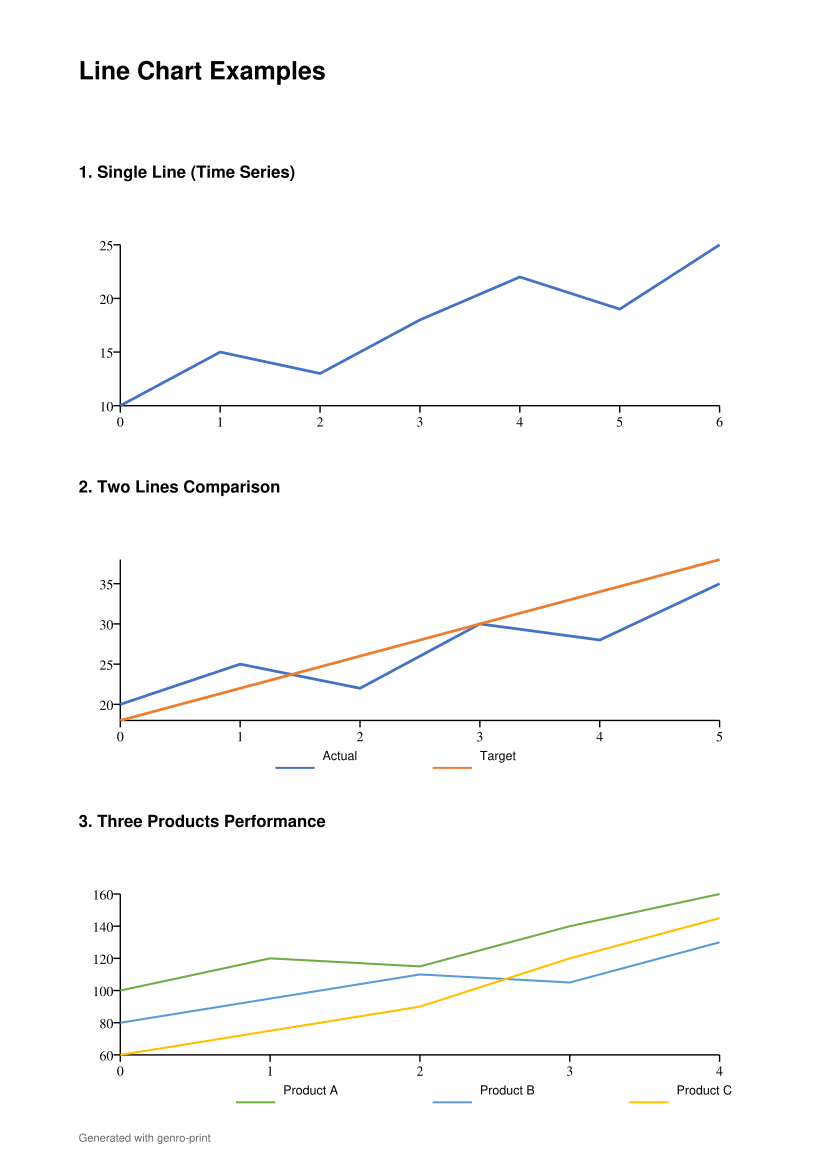

Write the Python code that produced this figure.
# Copyright 2025 Softwell S.r.l. - Licensed under Apache License 2.0
# See LICENSE file for details
"""Example: Line Charts in ReportLab Builder.

Demonstrates line charts (line plots) with:
- Single line
- Multiple lines
- Custom colors and stroke width
"""

from pathlib import Path

from genro_print.print_app import PrintApp


class LineChartDemo(PrintApp):
    """Demonstration of line chart element."""

    def recipe(self, root):
        doc = root.document(width=210.0, height=297.0)

        # Title
        doc.setfont(psfontname="Helvetica-Bold", size=18)
        doc.drawstring(x=20, y=20, text="Line Chart Examples")

        # --- Example 1: Single line ---
        doc.setfont(psfontname="Helvetica-Bold", size=12)
        doc.drawstring(x=20, y=45, text="1. Single Line (Time Series)")

        doc.line_chart(
            data=[
                [(0, 10), (1, 15), (2, 13), (3, 18), (4, 22), (5, 19), (6, 25)]
            ],
            x=20,
            y=55,
            width=170,
            height=55,
            colors=["#4472C4"],
            stroke_width=2,
        )

        # --- Example 2: Two lines comparison ---
        doc.setfont(psfontname="Helvetica-Bold", size=12)
        doc.drawstring(x=20, y=125, text="2. Two Lines Comparison")

        doc.line_chart(
            data=[
                [(0, 20), (1, 25), (2, 22), (3, 30), (4, 28), (5, 35)],  # Actual
                [(0, 18), (1, 22), (2, 26), (3, 30), (4, 34), (5, 38)],  # Target
            ],
            x=20,
            y=135,
            width=170,
            height=55,
            colors=["#4472C4", "#ED7D31"],
            stroke_width=2,
        )

        # Legend
        doc.setfont(psfontname="Helvetica", size=9)
        doc.setstrokecolor(color="#4472C4")
        doc.setlinewidth(width=0.5)
        doc.line(x1=70, y1=195, x2=80, y2=195)
        doc.setfillcolor(color="black")
        doc.drawstring(x=82, y=193, text="Actual")

        doc.setstrokecolor(color="#ED7D31")
        doc.line(x1=110, y1=195, x2=120, y2=195)
        doc.setfillcolor(color="black")
        doc.drawstring(x=122, y=193, text="Target")

        # --- Example 3: Three lines ---
        doc.setfont(psfontname="Helvetica-Bold", size=12)
        doc.drawstring(x=20, y=210, text="3. Three Products Performance")

        doc.line_chart(
            data=[
                [(0, 100), (1, 120), (2, 115), (3, 140), (4, 160)],  # Product A
                [(0, 80), (1, 95), (2, 110), (3, 105), (4, 130)],   # Product B
                [(0, 60), (1, 75), (2, 90), (3, 120), (4, 145)],    # Product C
            ],
            x=20,
            y=220,
            width=170,
            height=55,
            colors=["#70AD47", "#5B9BD5", "#FFC000"],
            stroke_width=1.5,
        )

        # Legend
        doc.setfont(psfontname="Helvetica", size=9)
        doc.setstrokecolor(color="#70AD47")
        doc.line(x1=60, y1=280, x2=70, y2=280)
        doc.setfillcolor(color="black")
        doc.drawstring(x=72, y=278, text="Product A")

        doc.setstrokecolor(color="#5B9BD5")
        doc.line(x1=110, y1=280, x2=120, y2=280)
        doc.drawstring(x=122, y=278, text="Product B")

        doc.setstrokecolor(color="#FFC000")
        doc.line(x1=160, y1=280, x2=170, y2=280)
        doc.drawstring(x=172, y=278, text="Product C")

        # Footer
        doc.setfont(psfontname="Helvetica", size=8)
        doc.setfillcolor(color="#666666")
        doc.drawstring(x=20, y=290, text="Generated with genro-print")


if __name__ == "__main__":
    report = LineChartDemo()
    output = Path(__file__).parent / "line_chart.pdf"
    report.save(str(output))
    print(f"PDF saved to {output}")
